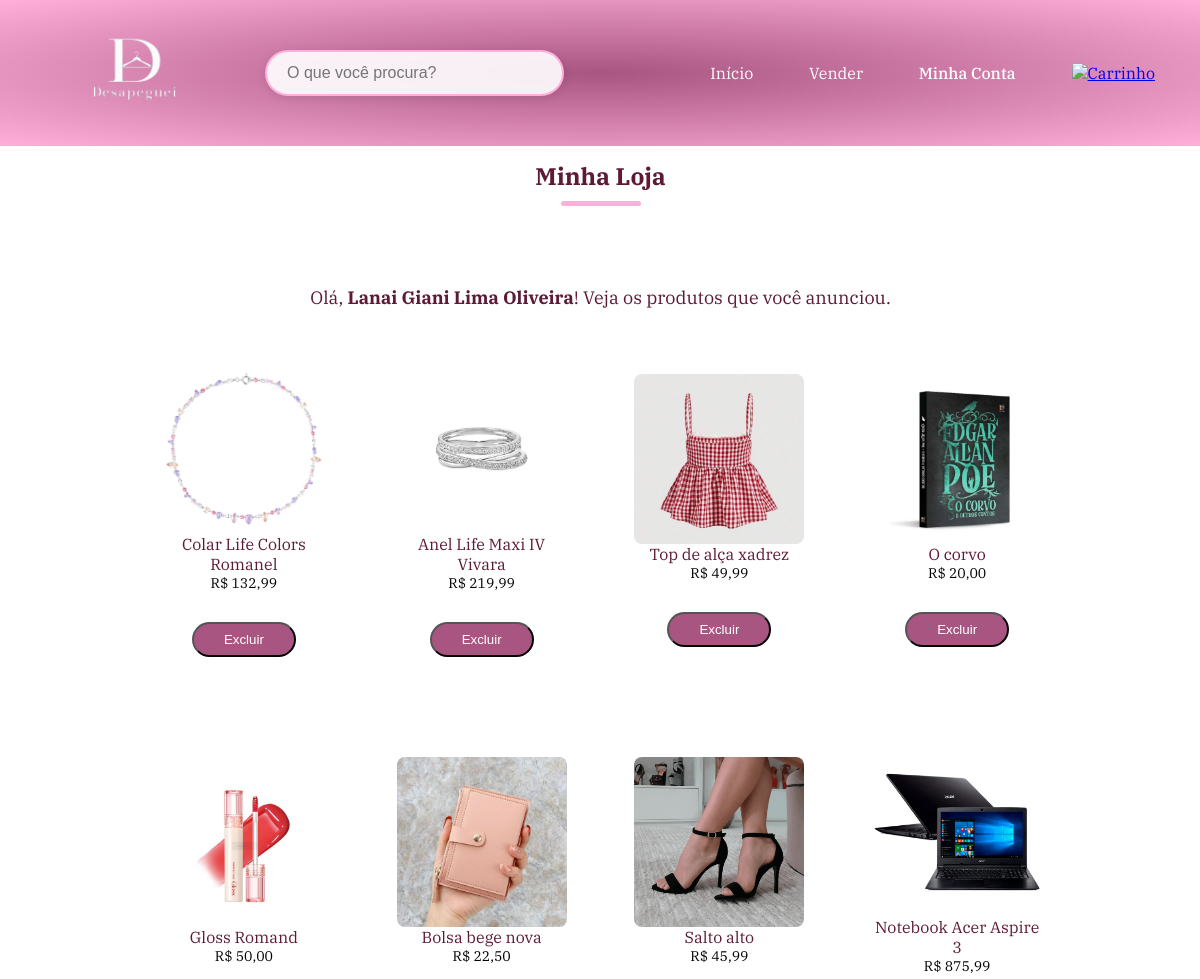
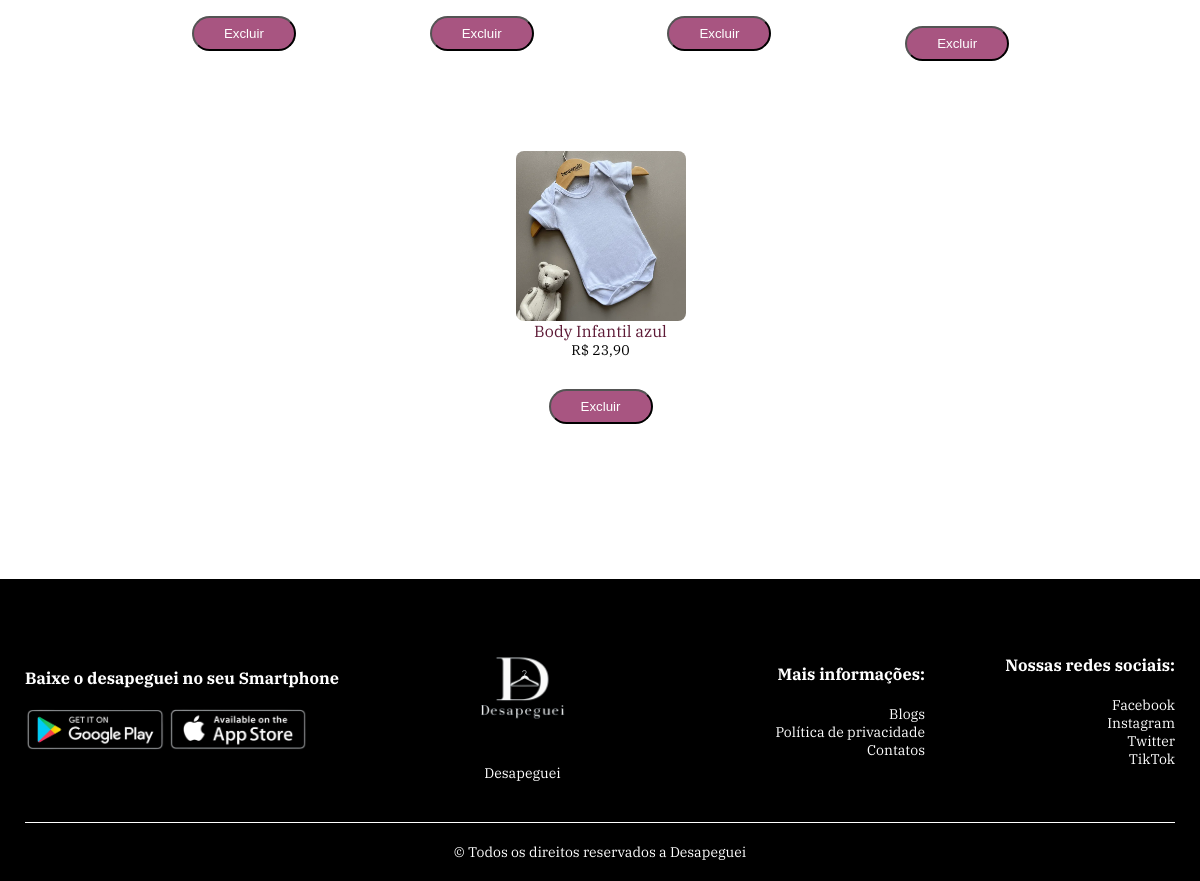
The page /php/minha_loja.php (signed in) on the database its author committed (2 pictures, top to bottom).
### tables this page shows
CREATE TABLE `anuncios` (
  `id` int(11) NOT NULL,
  `usuario_id` int(11) NOT NULL,
  `titulo` varchar(255) NOT NULL,
  `descricao` text NOT NULL,
  `estado` enum('novo','usado') NOT NULL,
  `categoria` varchar(50) NOT NULL,
  `preco` decimal(10,2) NOT NULL,
  `imagens` text DEFAULT NULL,
  `data_criacao` datetime DEFAULT current_timestamp(),
  `subcategoria` varchar(100) DEFAULT NULL
);

### php/minha_loja.php (the view, shortened to what this page needs)
<?php
require_once __DIR__ . '/conexao.php';
$busca = $_GET['q'] ?? '';
$usuario_id = $_SESSION['usuario']['id'];
$nomeUsuario = $_SESSION['usuario']['nome'];
$stmt = $pdo->prepare("SELECT * FROM anuncios WHERE usuario_id = ? ORDER BY id DESC");
$stmt->execute([$usuario_id]);
$meusProdutos = $stmt->fetchAll(PDO::FETCH_ASSOC);
?>
<!DOCTYPE html>
<html lang="pt-br">
<head>
    <link rel="stylesheet" href="../assets/css/style.css">
</head>
<body>
<div class="banner">
    <div class="container">
        <div class="navbar">
            <div class="logo">
                <a href="../index.php">
                    <img src="../assets/img/logoTeste.png" alt="desapeguei" width="180px">
                </a>
            </div>
            <form class="barra-pesquisa" action="buscar.php" method="GET">
                <input type="search" name="q" placeholder="O que você procura?" value="<?= htmlspecialchars($busca) ?>">
            </form>
            <nav>
                <ul id="menuItens">
                    <li><a href="../index.php">Início</a></li>
                    <li><a href="../vender.php">Vender</a></li>
                    <?php if (isset($_SESSION['usuario'])): ?>
                        <li class="dropdown">
                            <a href="php/minha_conta.php" class="dropbtn">Minha Conta</a>
                        </li>
                    <?php else: ?>
                        <li><a href="cadastro.html">Cadastrar/Entrar</a></li>
                    <?php endif; ?>
                </ul>
            </nav>
            <a href="carrinho.php">
                <img src="../assets/img/carrinho (2).png" alt="Carrinho" width="30px" height="30px">
            </a>
        </div>
    </div>
</div>
<div class="corpo-categorias">
    <h2 class="titulo">Minha Loja</h2>
    <p style="text-align: center; font-size: 18px; color: var(--cor-fonte-corpo); margin-bottom: 40px;">
        Olá, <strong><?= htmlspecialchars($nomeUsuario) ?></strong>! Veja os produtos que você anunciou.
    </p>
    <div class="linha">
        <?php if (count($meusProdutos) > 0): ?>
            <?php foreach ($meusProdutos as $produto): ?>
                <div class="col-4 produto">
                    <img src="../uploads/<?= htmlspecialchars($produto['imagens']) ?>" alt="<?= htmlspecialchars($produto['titulo']) ?>">
                    <h4><?= htmlspecialchars($produto['titulo']) ?></h4>
                    <p>R$ <?= number_format($produto['preco'], 2, ',', '.') ?></p>
                   <form action="?excluir=<?= $produto['id'] ?>" method="GET" class="form-adicionar" onsubmit="return confirm('Tem certeza que deseja excluir este anúncio?');">
    <button type="submit" class="btn btn-adicionar-carrinho">Excluir</button>
</form>
                </div>
            <?php endforeach; ?>
        <?php else: ?>
            <p style="text-align: center; width: 100%; color: var(--cor-fonte-corpo-leve); font-size: 16px;">
                Você ainda não anunciou nenhum produto.
            </p>
        <?php endif; ?>
    </div>
</div>
<footer class="rodape">
            <div class="container">
                <div class="linha">
                    <div class="rodape-col-1">
                        <h3>Baixe o desapeguei no seu Smartphone</h3>
                        <div class="app-logo">
                            <img src="../assets/img/google.png" alt="">
                            <img src="../assets/img/apple.png" alt="">
                        </div>
                    </div>
                    <div class="rodape-col-2">
                        <img src="../assets/img/logoTeste.png" alt="">
                        <p>Desapeguei</p>
                    </div>
                    <div class="rodape-col-3">
                        <h3>Mais informações:</h3>
                        <ul>
                            <li>Blogs</li>
                            <li>Política de privacidade</li>
                            <li>Contatos</li>
                        </ul>
                    </div>
                    <div class="rodape-col-4">
                        <h3>Nossas redes sociais:
</h3>
                        <ul>
                            <li>Facebook</li>
                            <li>Instagram</li>
                            <li>Twitter</li>
                            <li>TikTok</li>
                        </ul>
                    </div>
                </div>
            <hr>
            <p class="direitos"> &#169; Todos os direitos reservados a Desapeguei </p>
            </div>
        </footer>
</body>
</html>

### assets/css/style.css (style rules this page uses)
* { margin: 0; padding: 0; box-sizing: border-box; }
:root { --cor-padrao: #ffafd9; --cor-padrao-hover: #A85581; --cor-fonte: #fff; --cor-fonte-p: #555; --cor-btn: #A85581; --cor-btn-hover: #412c2c; --cor-btn-fonte: #000; --cor-fonte-corpo: #5D1A36; --cor-fonte-corpo-leve: #777; }
body { font-family: 'IBM Plex Serif', serif; }
.banner { background: radial-gradient(var(--cor-padrao-hover), var(--cor-padrao)); }
.container { max-width: 1300px; margin: auto; padding-right: 25px; padding-left: 25px; }
.navbar { display: flex; align-items: center; padding: 20px; }
nav { flex: 1; text-align: right; }
nav ul { display: inline-block; list-style-type: none; }
nav ul li { display: inline-block; margin-right: 20px; }
nav ul li a { text-decoration: none; color: var(--cor-fonte); }
.linha { display: flex; align-items: center; flex-wrap: wrap; justify-content: space-around; }
.btn { text-decoration: none; color: var(--cor-fonte); background: var(--cor-btn); padding:8px 30px; margin: 30px 0; border-radius: 30px; transition: background 0.6s; }
.corpo-categorias { max-width: 1000px; margin:auto; padding-left: 25px; padding-right: 24px; margin-bottom: 80px }
.navbar { display: flex; align-items: center; justify-content: space-between; flex-wrap: wrap; padding: 20px; gap: 20px; }
.logo { flex: 1; }
.logo img { width: 180px; transition: transform 0.3s ease; }
.barra-pesquisa { position: relative; flex: 2; max-width: 600px; margin: 0 20px; }
.barra-pesquisa input[type="search"] { width: 100%; padding: 12px 45px 12px 20px; border: 2px solid var(--cor-padrao); border-radius: 30px; font-size: 16px; background: rgba(255,255,255,0.9); transition: all 0.3s; box-shadow: 0 2px 10px rgba(0,0,0,0.1); }
nav { flex: 3; text-align: right; }
nav ul { display: inline-block; list-style: none; }
nav ul li { position: relative; transition: all 0.3s ease; }
nav ul li a { position: relative; padding: 8px 16px; transition: all 0.3s ease; display: inline-block; }
nav ul li a::after { content: ''; position: absolute; bottom: -5px; left: 50%; transform: translateX(-50%); width: 0; height: 2px; background-color: var(--cor-fonte); transition: width 0.3s ease, background-color 0.3s ease; }
.col-4 { flex-basis: 25%; max-width: 200px; padding: 10px; margin-bottom: 50px; transition : transform 0.3s; }
.col-4 img { width: 170px; height: 170px; width: 100%; display: block; object-fit: cover; margin: 0 auto; border-radius: 8px; object-position: center; }
.titulo { position: relative; line-height: 60px; margin: 0 auto 80px; text-align: center; color: var(--cor-fonte-corpo); }
.titulo::after { content: ''; background-color: var(--cor-padrao); width: 80px; height: 5px; border-radius: 5px; position: absolute; bottom: 0; left: 50%; transform: translateX(-50%); }
h4 { color: var(--cor-fonte-corpo); font-weight: normal; }
.col-4 p { font-size: 14px; }
.rodape { background: var(--cor-btn-fonte); color: var(--cor-fonte); padding: 60px 0 20px; font-size: 14px; }
.rodape h3 { color: var(--cor-fonte); margin-bottom: 20px; }
.rodape-col-1,.rodape-col-2 ,.rodape-col-3, .rodape-col-4 { min-width: 250px; margin-bottom: 20px; }
.rodape-col-1 { flex-basis: 30% }
.rodape-col-2 { flex: 1; text-align: center; }
.rodape-col-2 img { width: 180px; margin-bottom: 20px; }
.rodape-col-3, .rodape-col-4 { flex-basis: 12%; text-align: right; }
ul { list-style-type: none; }
.app-logo { margin-top: 20px; }
.app-logo img { width: 140px; }
.rodape hr { border: none; height: 1px; background: var(--cor-fonte); margin: 20px 0; }
.direitos { text-align: center; }
.produto { text-align: center; margin-bottom: 30px; padding: 15px; border-radius: 10px; transition: all 0.3s; }
.dropdown { position: relative; display: inline-block; }
.dropbtn { cursor: pointer; text-decoration: none; color: var(--cor-fonte); padding: 8px 16px; border-radius: 30px; transition: all 0.3s ease; font-weight: 500; display: flex; align-items: center; gap: 5px; }

### rows shown on the page
anuncios: imagens (picture), titulo "Colar Life Colors Romanel", preco "132,99"
anuncios: imagens (picture), titulo "Anel Life Maxi IV Vivara", preco "219,99"
anuncios: imagens (picture), titulo "Top de alça xadrez", preco "49,99"
anuncios: imagens (picture), titulo "O corvo", preco "20,00"
anuncios: imagens (picture), titulo "Gloss Romand", preco "50,00"
anuncios: imagens (picture), titulo "Bolsa bege nova", preco "22,50"
anuncios: imagens (picture), titulo "Salto alto", preco "45,99"
anuncios: imagens (picture), titulo "Notebook Acer Aspire 3", preco "875,99"
anuncios: imagens (picture), titulo "Body Infantil azul", preco "23,90"

### other values the page prints
$nomeUsuario "Lanai Giani Lima Oliveira"
